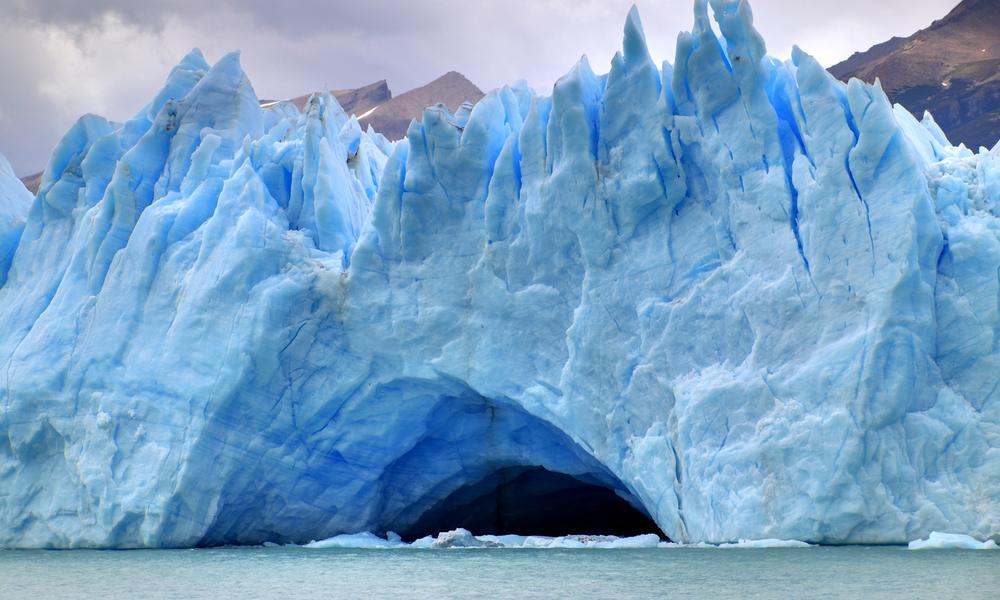
#> input picture files/images/cr_2_Argentina_2_Perito_Moreno_Glacier.jpg, 1000 x 600 px; its folder holds 4 pictures in this run
$ python 6_createCardBack.py
#> lines starting #> are read from the running program, lines starting #| are printed output that depends on the picture
import io
import zipfile
from PIL import Image, ImageDraw, ImageFont
import os

import requests

def download_and_extract_font(url, destination_folder, font_name):
    # Check if the font already exists
    if os.path.exists(os.path.join(destination_folder, font_name)):
        #print(f"Font '{font_name}' already exists in '{destination_folder}'. No download needed.")
        return

    # Make the destination folder if it doesn't exist
    if not os.path.exists(destination_folder):
        os.makedirs(destination_folder)

    try:
        # Download the font
        response = requests.get(url)
        response.raise_for_status()
        # Unzip the font and save to the destination folder
        with zipfile.ZipFile(io.BytesIO(response.content)) as thezip:
            thezip.extractall(destination_folder)
        print(f"Font '{font_name}' downloaded and extracted to '{destination_folder}'")
    except requests.RequestException as e:
        print(f"Error downloading the font: {e}")


def combine_images(image_dir, country_name, country_code,country_files, output_dir):
    # order country_files alphabetically

    country_files_sorted = sorted(country_files)

    # List of image paths for the current country
    image_paths = [os.path.join(image_dir, f"{country_file}") for country_file in country_files_sorted]

    # Load images
    images = [Image.open(path) for path in image_paths]
    print(f"Loaded {len(images)}")

    # Determine the max width and height of the images (assuming they are the same size)
    max_width = max(i.size[0] for i in images)
    max_height = max(i.size[1] for i in images)

    # Create a new image with a white background
    combined_image = Image.new('RGB', (max_width * 2, max_height * 2), 'white')

    # Paste images into a 2x2 grid
    combined_image.paste(images[0], (0, 0))
    combined_image.paste(images[1], (max_width, 0))
    combined_image.paste(images[2], (0, max_height))
    combined_image.paste(images[3], (max_width, max_height))

    combined_image=combined_image.resize((1120,820), Image.LANCZOS)

    # Add the country name with shadow effect
    draw = ImageDraw.Draw(combined_image)
    font_size = 100
    text_width = 0
    download_and_extract_font(font_url,font_folder,font_name)
    try:
        font_path = os.path.join(font_folder,font_name)
        font = ImageFont.truetype(font_path, font_size)
        targetwidth = combined_image.size[0] * 0.6
        while text_width < targetwidth  and font_size < 800:
            # Increment font size
            font_size += 10
            font = ImageFont.truetype(font_path, font_size)
            (left, top, right, bottom) = draw.textbbox((0, 0), country_name, font=font)
            text_width = right-left
            #print(f"Trying font size {font_size}, text width {text_width}")
        # Calculate text position (centered)
        (left, top, right, bottom) = draw.textbbox((0, 0), country_name, font=font)
        text_width = right - left
        text_height = bottom - top
        x_text = (combined_image.size[0] - text_width) // 2
        y_text = (combined_image.size[1] - text_height) // 2.5

        # neon effect
        delta=5
        draw.text((x_text-delta, y_text-delta), country_name, font=font, fill='white')
        draw.text((x_text-delta, y_text+delta), country_name, font=font, fill='white')
        draw.text((x_text+delta, y_text-delta), country_name, font=font, fill='white')
        draw.text((x_text+delta, y_text+delta), country_name, font=font, fill='white')
        # Actual text
        draw.text((x_text, y_text), country_name, font=font, fill='black')
    except OSError:
        print("Font not found. Skipping country name.")
        return

    rotated_image = combined_image.transpose(Image.ROTATE_270)
    # Save the result
    output_path = os.path.join(output_dir, f"{country_code}_{country_name}_back.png")
    rotated_image.save(output_path, 'PNG')
    print(f"Image saved for {country_name}")


font_url = "https://fonts.google.com/download?family=Lato"
font_folder = "../files/font"
font_name = "Lato-Regular.ttf"
# Directory where the images are stored
image_dir = '../files/images'
# Directory where you want to save the output images
output_dir = '../files/cards'
# Ensure directory exists
os.makedirs(os.path.dirname(output_dir), exist_ok=True)

# Get a list of all files in the directory
files = os.listdir(image_dir)
#print(f"Found {len(files)} files")
# Group files by country code and country name
countries = {}
for file in files:
    parts = file.split('_')
    if parts[0] != 'cr':
        continue
    #print(parts)
    country_code = parts[1]
    country_name = parts[2]
    countries.setdefault(country_name, []).append(file)
    print(f"Added {file} to {country_name}")
    #print(countries)

# Process each country
for country_name, country_files in countries.items():
    print(f"Processing {country_name}")
    #print(country_files)
    country_code = country_files[0].split('_')[1]
    combine_images(image_dir, country_name, country_code,country_files, output_dir)
#> in combine_images, `images = [Image.open(path) for path in image_paths]`: images = 1 item
#| Loaded 1
#> in combine_images, `max_width = max(i.size[0] for i in images)`: max_width = 1000
#> in combine_images, `max_height = max(i.size[1] for i in images)`: max_height = 600
#> in combine_images, `combined_image = Image.new('RGB', (max_width * 2, max_height * 2), 'wh..`: combined_image: PIL image 2000x1200 RGB; every value is 255
#> in combine_images, `combined_image.paste(images[0], (0, 0))`:
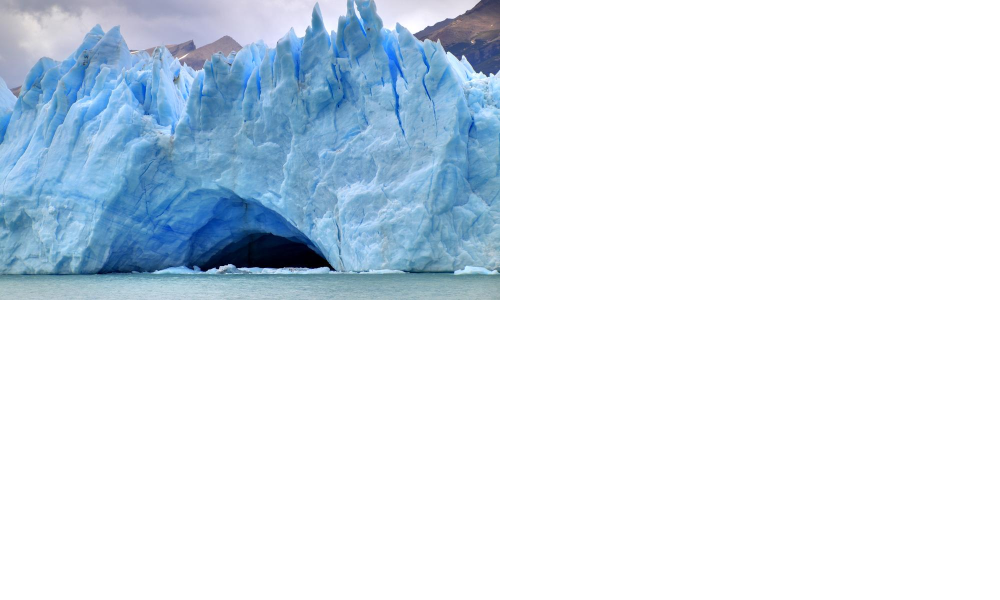
#> combined_image: PIL image 2000x1200 RGB (shown at 1/2 size); mean R, G, B 221.4, 231.7, 240.6
#> (the run stopped early here; a loop or call above may not have finished)
